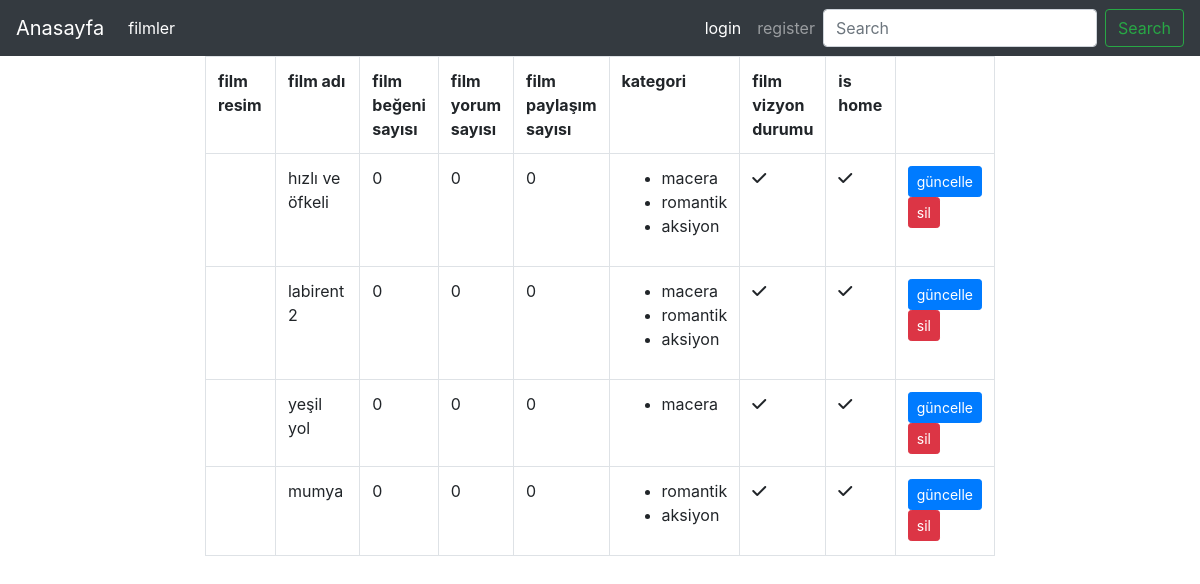
Screenshot of /BlogApp_Filmler/index6_blob.php with the database file from the repository.
### tables this page shows
CREATE TABLE `films` (
  `id` int(11) NOT NULL,
  `name` varchar(100) NOT NULL,
  `shortozet` varchar(100) NOT NULL,
  `resimurl` varchar(100) NOT NULL,
  `begeniimsayisi` int(11) DEFAULT 0,
  `yorumsayisi` int(11) DEFAULT 0,
  `paylasimsayisi` int(11) DEFAULT 0,
  `filmozet` text DEFAULT NULL,
  `isactive` int(11) DEFAULT 0,
  `ishome` tinyint(1) DEFAULT 0,
  `adddate` timestamp NOT NULL DEFAULT current_timestamp()
);

CREATE TABLE `film_kategori` (
  `filmid` int(11) NOT NULL,
  `kategoriid` int(11) NOT NULL
);

CREATE TABLE `kategoriler` (
  `id` int(11) NOT NULL,
  `name` varchar(150) NOT NULL
);

### BlogApp_Filmler/index6_degiskenler(values).php (called while the page is built, shortened)
<?php
   function getblobfilm($searcword=""){
    include "index2_baglanti_kontrol.php";
    $query="SELECT * from films where name like '%$searcword%'";
    $result=mysqli_query($baglanti,$query);
    if(mysqli_num_rows($result)>0){
      return $result;
    }
    else{
      $result=0;
    }
   }
   function getblobfilmcategories($filmid){
    include "index2_baglanti_kontrol.php";
    $query="SELECT fk.kategoriid as kategori_id,k.name as categoriname from  film_kategori fk inner join kategoriler k on fk.kategoriid=k.id WHERE fk.filmid=$filmid";
    $result=mysqli_query($baglanti,$query);
    if(mysqli_num_rows($result)>0){
      return $result;
    }
    else{
      $result=null;
    }
   }
?>

### BlogApp_Filmler/index6_blob.php (the view, shortened to what this page needs)
<?php require "index6_header_kisim.php" ;
?>
   <div class="row">
  <div class="col-2"></div>
  <div class="col-8">
    <table class="table table-bordered">
        <tr>
            <th style="width: 100px;">film resim</th>
            <th style="width: 150px;">film adı</th>
            <th style="width: 20px;">film beğeni sayısı</th>
            <th style="width: 20px;">film yorum sayısı</th>
            <th style="width: 20px;">film paylaşım sayısı</th>
            <th style="width: 100px;">kategori</th>
            <th style="width: 80px;">film vizyon durumu</th>
            <th style="width: 80px;">is home</th>
        </tr>
            <?php $result=getblobfilm();
         while($film=mysqli_fetch_assoc($result)): ?>
             <tr>
            <td><img class="img-fluid" src="<?php echo $film["resimurl"] ?>" alt=""></td>
            <td><?php echo $film["name"] ?></td>
            <td><?php echo $film["begeniimsayisi"] ?></td>
            <td><?php echo $film["yorumsayisi"] ?></td>
            <td><?php echo $film["paylasimsayisi"] ?></td>
            <td>
              <?php $filmid=$film["id"]; $getcategories=getblobfilmcategories($filmid)?>
             <ul>
             <?php if($getcategories!=null): ?>
              <?php while($categori=mysqli_fetch_assoc($getcategories)): ?>
               <li><?php echo $categori["categoriname"]?></li>
              <?php endwhile ?>
              <?php else: ?>
                <li style="list-style-type: none;">kategori seçilmedi</li>
              <?php endif;?>
             </ul>
          </td>
            <td><?php if($film["isactive"]):?>
                <i class="fa fa-check" aria-hidden="true"></i>
             <?php else :?>
                <i class="fa fa-times" aria-hidden="true"></i>
              <?php endif  ?>
            </td>
            <td><?php if($film["ishome"]):?>
                <i class="fa fa-check" aria-hidden="true"></i>
             <?php else :?>
                <i class="fa fa-times" aria-hidden="true"></i>
              <?php endif  ?>
            </td>
            <td>
             <a class="btn btn-primary btn-sm" href="index6_film_edit.php?id=<?php echo $film["id"]  ?>">güncelle</a>
            <a class="btn btn-danger btn-sm"  href="index6_delete.php?id=<?php echo $film["id"]  ?>">sil</a>
            </td>
            </tr>
            <?php endwhile; ?>
    </table>
  </div>
  <div class="col-2"></div>
</div>
<?php require "index6_footer_kisim.php" ?>

### BlogApp_Filmler/index6_header_kisim.php (shortened to what this page needs)
<!DOCTYPE html>
<html lang="en">
<head>
    <link rel="stylesheet" href="https://cdn.jsdelivr.net/npm/bootstrap@4.6.2/dist/css/bootstrap.min.css">
    <link rel="stylesheet" href="https://cdn.ckeditor.com/ckeditor5/43.3.0/ckeditor5.css">
   <link rel="stylesheet" href="https://cdnjs.cloudflare.com/ajax/libs/font-awesome/6.6.0/css/all.min.css" />
</head>
<body>
    <?php
    require "index6_navbar.php";
   require "index6_degiskenler(values).php";
    ?>

### BlogApp_Filmler/index6_navbar.php (shortened to what this page needs)
<nav class="navbar navbar-expand-lg navbar-dark bg-dark fixed-top" id="navbar">
  <a class="navbar-brand" href="index6_anasayfa.php">Anasayfa</a>
  <div class="collapse navbar-collapse" id="navbarSupportedContent">
    <ul class="navbar-nav mr-auto">
      <li  class="nav-item active">
        <a href="index6_layout_uygulama.php" class="nav-link" href="#">filmler</a>
      </li>
    </ul>
    <ul class="navbar-nav ">
      <?php if(isset($_COOKIE["login"])): ?>
        <li class="nav-item active">
        <a class="nav-link" href="lagout.php">lagout <span class="sr-only">(current)</span></a>
      </li>
        <li style="margin-left: 20px;" class="nav-item">
        <a href="index6_userprofile.php" class="nav-link ">Hoşgeldiniz , <?php  echo $_COOKIE["username"]?></a>
      </li>
      <?php else: ?>
        <li class="nav-item active">
        <a class="nav-link" href="login.php">login <span class="sr-only">(current)</span></a>
      </li>
      <li  class="nav-item">
        <a  class="nav-link" href="register.php">register</a>
      </li>
      <?php endif; ?>
    </ul>
    <form class="form-inline my-2 my-lg-0" action="index6_layout_uygulama.php" method="GET">
      <input class="form-control mr-sm-2" name="search" type="search" placeholder="Search" aria-label="Search">
      <button class="btn btn-outline-success my-2 my-sm-0" type="submit">Search</button>
    </form>
  </div>
</nav>

### BlogApp_Filmler/index6_footer_kisim.php (shortened to what this page needs)
</body>
</html>

### BlogApp_Filmler/index6_header_kisim.php (style rules this page uses)
body { padding-top: 56px; }

### BlogApp_Filmler/index6_navbar.php (style rules this page uses)
.navbar { transition: top 0.3s; }

### rows the page displays
films: name "hızlı ve öfkeli", begeniimsayisi "0", yorumsayisi "0", paylasimsayisi "0", isactive 1 (drawn), ishome 1 (drawn)
film_kategori: kategoriid.name "macera"
film_kategori: kategoriid.name "romantik"
film_kategori: kategoriid.name "aksiyon"
films: name "labirent 2", begeniimsayisi "0", yorumsayisi "0", paylasimsayisi "0", isactive 1 (drawn), ishome 1 (drawn)
film_kategori: kategoriid.name "macera"
film_kategori: kategoriid.name "romantik"
film_kategori: kategoriid.name "aksiyon"
films: name "yeşil yol", begeniimsayisi "0", yorumsayisi "0", paylasimsayisi "0", isactive 1 (drawn), ishome 1 (drawn)
film_kategori: kategoriid.name "macera"
films: name "mumya", begeniimsayisi "0", yorumsayisi "0", paylasimsayisi "0", isactive 1 (drawn), ishome 1 (drawn)
film_kategori: kategoriid.name "romantik"
film_kategori: kategoriid.name "aksiyon"
